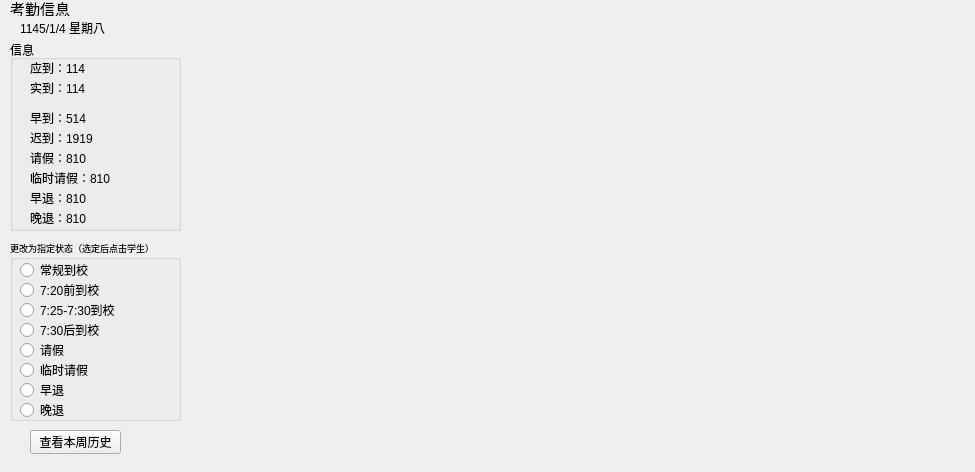
<?xml version="1.0" encoding="UTF-8"?>
<ui version="4.0">
 <class>Form</class>
 <widget class="QWidget" name="Form">
  <property name="geometry">
   <rect>
    <x>0</x>
    <y>0</y>
    <width>975</width>
    <height>472</height>
   </rect>
  </property>
  <property name="windowTitle">
   <string>考勤</string>
  </property>
  <widget class="QLabel" name="label">
   <property name="geometry">
    <rect>
     <x>10</x>
     <y>0</y>
     <width>71</width>
     <height>16</height>
    </rect>
   </property>
   <property name="font">
    <font>
     <pointsize>11</pointsize>
    </font>
   </property>
   <property name="text">
    <string>考勤信息</string>
   </property>
  </widget>
  <widget class="QLabel" name="label_2">
   <property name="geometry">
    <rect>
     <x>20</x>
     <y>20</y>
     <width>291</width>
     <height>16</height>
    </rect>
   </property>
   <property name="text">
    <string>1145/1/4 星期八</string>
   </property>
  </widget>
  <widget class="QGroupBox" name="groupBox">
   <property name="geometry">
    <rect>
     <x>10</x>
     <y>40</y>
     <width>171</width>
     <height>191</height>
    </rect>
   </property>
   <property name="title">
    <string>信息</string>
   </property>
   <widget class="QLabel" name="label_3">
    <property name="geometry">
     <rect>
      <x>20</x>
      <y>20</y>
      <width>101</width>
      <height>16</height>
     </rect>
    </property>
    <property name="text">
     <string>应到：114</string>
    </property>
   </widget>
   <widget class="QLabel" name="label_5">
    <property name="geometry">
     <rect>
      <x>20</x>
      <y>40</y>
      <width>101</width>
      <height>16</height>
     </rect>
    </property>
    <property name="text">
     <string>实到：114</string>
    </property>
   </widget>
   <widget class="QLabel" name="label_8">
    <property name="geometry">
     <rect>
      <x>20</x>
      <y>70</y>
      <width>121</width>
      <height>16</height>
     </rect>
    </property>
    <property name="text">
     <string>早到：514</string>
    </property>
   </widget>
   <widget class="QLabel" name="label_7">
    <property name="geometry">
     <rect>
      <x>20</x>
      <y>90</y>
      <width>121</width>
      <height>16</height>
     </rect>
    </property>
    <property name="text">
     <string>迟到：1919</string>
    </property>
   </widget>
   <widget class="QLabel" name="label_6">
    <property name="geometry">
     <rect>
      <x>20</x>
      <y>130</y>
      <width>121</width>
      <height>16</height>
     </rect>
    </property>
    <property name="text">
     <string>临时请假：810</string>
    </property>
   </widget>
   <widget class="QLabel" name="label_4">
    <property name="geometry">
     <rect>
      <x>20</x>
      <y>150</y>
      <width>121</width>
      <height>16</height>
     </rect>
    </property>
    <property name="text">
     <string>早退：810</string>
    </property>
   </widget>
   <widget class="QLabel" name="label_9">
    <property name="geometry">
     <rect>
      <x>20</x>
      <y>170</y>
      <width>121</width>
      <height>16</height>
     </rect>
    </property>
    <property name="text">
     <string>晚退：810</string>
    </property>
   </widget>
   <widget class="QLabel" name="label_10">
    <property name="geometry">
     <rect>
      <x>20</x>
      <y>110</y>
      <width>121</width>
      <height>16</height>
     </rect>
    </property>
    <property name="text">
     <string>请假：810</string>
    </property>
   </widget>
  </widget>
  <widget class="QGroupBox" name="groupBox_2">
   <property name="geometry">
    <rect>
     <x>10</x>
     <y>240</y>
     <width>171</width>
     <height>181</height>
    </rect>
   </property>
   <property name="font">
    <font>
     <pointsize>7</pointsize>
    </font>
   </property>
   <property name="title">
    <string>更改为指定状态（选定后点击学生）</string>
   </property>
   <widget class="QRadioButton" name="radioButton">
    <property name="geometry">
     <rect>
      <x>10</x>
      <y>20</y>
      <width>95</width>
      <height>20</height>
     </rect>
    </property>
    <property name="font">
     <font>
      <pointsize>9</pointsize>
     </font>
    </property>
    <property name="text">
     <string>常规到校</string>
    </property>
   </widget>
   <widget class="QRadioButton" name="radioButton_2">
    <property name="geometry">
     <rect>
      <x>10</x>
      <y>40</y>
      <width>95</width>
      <height>20</height>
     </rect>
    </property>
    <property name="font">
     <font>
      <pointsize>9</pointsize>
     </font>
    </property>
    <property name="text">
     <string>7:20前到校</string>
    </property>
   </widget>
   <widget class="QRadioButton" name="radioButton_3">
    <property name="geometry">
     <rect>
      <x>10</x>
      <y>60</y>
      <width>95</width>
      <height>20</height>
     </rect>
    </property>
    <property name="font">
     <font>
      <pointsize>9</pointsize>
     </font>
    </property>
    <property name="text">
     <string>7:25-7:30到校</string>
    </property>
   </widget>
   <widget class="QRadioButton" name="radioButton_4">
    <property name="geometry">
     <rect>
      <x>10</x>
      <y>80</y>
      <width>95</width>
      <height>20</height>
     </rect>
    </property>
    <property name="font">
     <font>
      <pointsize>9</pointsize>
     </font>
    </property>
    <property name="text">
     <string>7:30后到校</string>
    </property>
   </widget>
   <widget class="QRadioButton" name="radioButton_5">
    <property name="geometry">
     <rect>
      <x>10</x>
      <y>100</y>
      <width>95</width>
      <height>20</height>
     </rect>
    </property>
    <property name="font">
     <font>
      <pointsize>9</pointsize>
     </font>
    </property>
    <property name="text">
     <string>请假</string>
    </property>
   </widget>
   <widget class="QRadioButton" name="radioButton_6">
    <property name="geometry">
     <rect>
      <x>10</x>
      <y>120</y>
      <width>95</width>
      <height>20</height>
     </rect>
    </property>
    <property name="font">
     <font>
      <pointsize>9</pointsize>
     </font>
    </property>
    <property name="text">
     <string>临时请假</string>
    </property>
   </widget>
   <widget class="QRadioButton" name="radioButton_7">
    <property name="geometry">
     <rect>
      <x>10</x>
      <y>140</y>
      <width>95</width>
      <height>20</height>
     </rect>
    </property>
    <property name="font">
     <font>
      <pointsize>9</pointsize>
     </font>
    </property>
    <property name="text">
     <string>早退</string>
    </property>
   </widget>
   <widget class="QRadioButton" name="radioButton_8">
    <property name="geometry">
     <rect>
      <x>10</x>
      <y>160</y>
      <width>95</width>
      <height>20</height>
     </rect>
    </property>
    <property name="font">
     <font>
      <pointsize>9</pointsize>
     </font>
    </property>
    <property name="text">
     <string>晚退</string>
    </property>
   </widget>
  </widget>
  <widget class="QWidget" name="widget" native="true">
   <property name="geometry">
    <rect>
     <x>200</x>
     <y>40</y>
     <width>771</width>
     <height>391</height>
    </rect>
   </property>
  </widget>
  <widget class="QPushButton" name="pushButton">
   <property name="geometry">
    <rect>
     <x>30</x>
     <y>430</y>
     <width>91</width>
     <height>24</height>
    </rect>
   </property>
   <property name="text">
    <string>查看本周历史</string>
   </property>
  </widget>
 </widget>
 <resources/>
 <connections/>
</ui>
